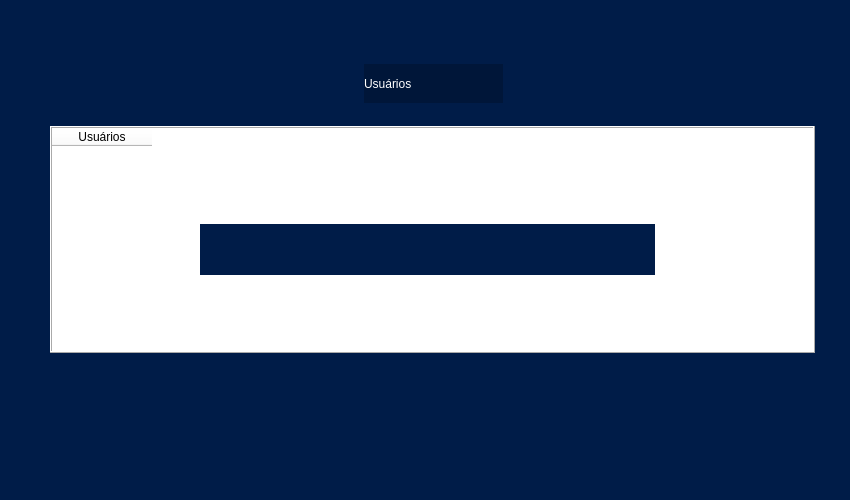
<?xml version="1.0" encoding="UTF-8"?>
<ui version="4.0">
 <class>TelaUsuarios</class>
 <widget class="QMainWindow" name="TelaUsuarios">
  <property name="geometry">
   <rect>
    <x>0</x>
    <y>0</y>
    <width>850</width>
    <height>500</height>
   </rect>
  </property>
  <property name="sizePolicy">
   <sizepolicy hsizetype="Ignored" vsizetype="Fixed">
    <horstretch>0</horstretch>
    <verstretch>0</verstretch>
   </sizepolicy>
  </property>
  <property name="minimumSize">
   <size>
    <width>850</width>
    <height>500</height>
   </size>
  </property>
  <property name="maximumSize">
   <size>
    <width>850</width>
    <height>500</height>
   </size>
  </property>
  <property name="windowTitle">
   <string>Users</string>
  </property>
  <property name="windowIcon">
   <iconset>
    <normalon>../Imagens/icone.png</normalon>
   </iconset>
  </property>
  <property name="styleSheet">
   <string notr="true">color: rgb(255, 255, 255);

background-color: rgb(0, 28, 72);</string>
  </property>
  <property name="tabShape">
   <enum>QTabWidget::Rounded</enum>
  </property>
  <widget class="QWidget" name="Users">
   <widget class="QPushButton" name="PlanodeFundo">
    <property name="geometry">
     <rect>
      <x>-10</x>
      <y>-4</y>
      <width>871</width>
      <height>525</height>
     </rect>
    </property>
    <property name="font">
     <font>
      <stylestrategy>NoAntialias</stylestrategy>
     </font>
    </property>
    <property name="focusPolicy">
     <enum>Qt::NoFocus</enum>
    </property>
    <property name="contextMenuPolicy">
     <enum>Qt::NoContextMenu</enum>
    </property>
    <property name="acceptDrops">
     <bool>true</bool>
    </property>
    <property name="autoFillBackground">
     <bool>false</bool>
    </property>
    <property name="text">
     <string notr="true"/>
    </property>
    <property name="icon">
     <iconset>
      <normalon>../Imagens/grr segunda tela.png</normalon>
     </iconset>
    </property>
    <property name="iconSize">
     <size>
      <width>850</width>
      <height>600</height>
     </size>
    </property>
    <property name="shortcut">
     <string notr="true"/>
    </property>
    <property name="autoRepeat">
     <bool>false</bool>
    </property>
    <property name="autoExclusive">
     <bool>false</bool>
    </property>
    <property name="autoDefault">
     <bool>false</bool>
    </property>
    <property name="flat">
     <bool>true</bool>
    </property>
   </widget>
   <widget class="QTreeWidget" name="treeWidget_Users">
    <property name="geometry">
     <rect>
      <x>50</x>
      <y>126</y>
      <width>765</width>
      <height>227</height>
     </rect>
    </property>
    <property name="sizePolicy">
     <sizepolicy hsizetype="Expanding" vsizetype="Expanding">
      <horstretch>0</horstretch>
      <verstretch>0</verstretch>
     </sizepolicy>
    </property>
    <property name="styleSheet">
     <string notr="true">font: 12pt &quot;Arial&quot;;
color: rgb(0, 22, 57);
background-color: rgb(255, 255, 255);</string>
    </property>
    <property name="frameShape">
     <enum>QFrame::Box</enum>
    </property>
    <property name="frameShadow">
     <enum>QFrame::Raised</enum>
    </property>
    <property name="verticalScrollBarPolicy">
     <enum>Qt::ScrollBarAsNeeded</enum>
    </property>
    <property name="horizontalScrollBarPolicy">
     <enum>Qt::ScrollBarAlwaysOff</enum>
    </property>
    <property name="horizontalScrollMode">
     <enum>QAbstractItemView::ScrollPerPixel</enum>
    </property>
    <property name="uniformRowHeights">
     <bool>true</bool>
    </property>
    <property name="itemsExpandable">
     <bool>false</bool>
    </property>
    <property name="animated">
     <bool>true</bool>
    </property>
    <attribute name="headerVisible">
     <bool>true</bool>
    </attribute>
    <attribute name="headerCascadingSectionResizes">
     <bool>true</bool>
    </attribute>
    <attribute name="headerDefaultSectionSize">
     <number>186</number>
    </attribute>
    <attribute name="headerHighlightSections">
     <bool>true</bool>
    </attribute>
    <attribute name="headerMinimumSectionSize">
     <number>50</number>
    </attribute>
    <attribute name="headerShowSortIndicator" stdset="0">
     <bool>false</bool>
    </attribute>
    <attribute name="headerStretchLastSection">
     <bool>false</bool>
    </attribute>
    <column>
     <property name="text">
      <string>Usuários</string>
     </property>
     <property name="textAlignment">
      <set>AlignHCenter|AlignVCenter|AlignCenter</set>
     </property>
     <property name="foreground">
      <brush brushstyle="SolidPattern">
       <color alpha="255">
        <red>0</red>
        <green>0</green>
        <blue>0</blue>
       </color>
      </brush>
     </property>
    </column>
   </widget>
   <widget class="QPushButton" name="btn_Voltar_2">
    <property name="geometry">
     <rect>
      <x>24</x>
      <y>26</y>
      <width>53</width>
      <height>33</height>
     </rect>
    </property>
    <property name="text">
     <string/>
    </property>
    <property name="icon">
     <iconset>
      <normalon>../Imagens/btn_Voltar.png</normalon>
     </iconset>
    </property>
    <property name="iconSize">
     <size>
      <width>40</width>
      <height>40</height>
     </size>
    </property>
    <property name="flat">
     <bool>true</bool>
    </property>
   </widget>
   <widget class="QLabel" name="usuarios">
    <property name="geometry">
     <rect>
      <x>364</x>
      <y>64</y>
      <width>139</width>
      <height>39</height>
     </rect>
    </property>
    <property name="toolTip">
     <string>&lt;html&gt;&lt;head/&gt;&lt;body&gt;&lt;p align=&quot;center&quot;&gt;&lt;br/&gt;&lt;/p&gt;&lt;/body&gt;&lt;/html&gt;</string>
    </property>
    <property name="whatsThis">
     <string>&lt;html&gt;&lt;head/&gt;&lt;body&gt;&lt;p align=&quot;center&quot;&gt;&lt;br/&gt;&lt;/p&gt;&lt;/body&gt;&lt;/html&gt;</string>
    </property>
    <property name="layoutDirection">
     <enum>Qt::RightToLeft</enum>
    </property>
    <property name="autoFillBackground">
     <bool>false</bool>
    </property>
    <property name="styleSheet">
     <string notr="true">color: rgb(255, 255, 255);
background-color: rgb(0, 22, 57);
font: 87 25pt &quot;Exo&quot;;</string>
    </property>
    <property name="text">
     <string>Usuários</string>
    </property>
    <property name="openExternalLinks">
     <bool>false</bool>
    </property>
   </widget>
   <widget class="QPushButton" name="btn_Apagar">
    <property name="geometry">
     <rect>
      <x>314</x>
      <y>380</y>
      <width>227</width>
      <height>55</height>
     </rect>
    </property>
    <property name="cursor">
     <cursorShape>PointingHandCursor</cursorShape>
    </property>
    <property name="layoutDirection">
     <enum>Qt::RightToLeft</enum>
    </property>
    <property name="autoFillBackground">
     <bool>false</bool>
    </property>
    <property name="text">
     <string/>
    </property>
    <property name="icon">
     <iconset>
      <normalon>../Imagens/btn_Apagar.png</normalon>
     </iconset>
    </property>
    <property name="iconSize">
     <size>
      <width>210</width>
      <height>210</height>
     </size>
    </property>
    <property name="flat">
     <bool>true</bool>
    </property>
   </widget>
   <widget class="QLabel" name="semUsuarios">
    <property name="geometry">
     <rect>
      <x>200</x>
      <y>224</y>
      <width>455</width>
      <height>51</height>
     </rect>
    </property>
    <property name="acceptDrops">
     <bool>false</bool>
    </property>
    <property name="layoutDirection">
     <enum>Qt::RightToLeft</enum>
    </property>
    <property name="autoFillBackground">
     <bool>false</bool>
    </property>
    <property name="styleSheet">
     <string notr="true">
color: rgb(255, 0, 0);
font: 22pt &quot;Bahnschrift&quot;;</string>
    </property>
    <property name="frameShape">
     <enum>QFrame::NoFrame</enum>
    </property>
    <property name="frameShadow">
     <enum>QFrame::Sunken</enum>
    </property>
    <property name="text">
     <string/>
    </property>
    <property name="textFormat">
     <enum>Qt::RichText</enum>
    </property>
   </widget>
  </widget>
 </widget>
 <resources/>
 <connections/>
</ui>
